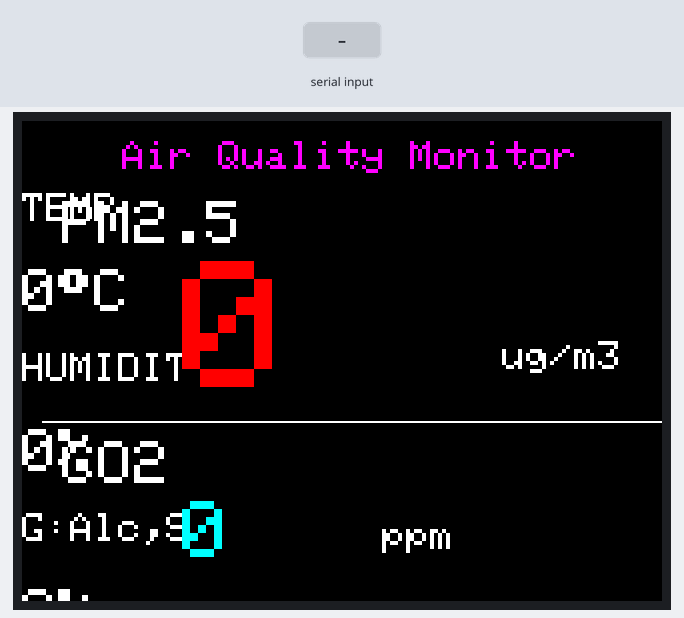
The sketch below on a simulated Arduino Uno, built with avr-gcc and run on an emulated ATmega328P. On the bench: 320×240 colour display. The inputs (shaded band) are chosen by the test bench.

Above: at 2.6 s.
2.7 s: "90,45,200\n" received over Serial
At 4.9 s:
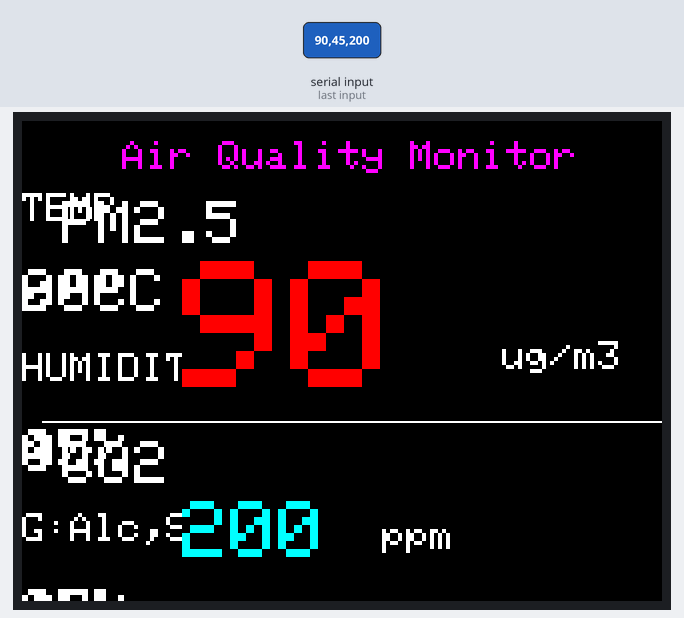
5.5 s: "CO2: \n" received over Serial
At 6.4 s:
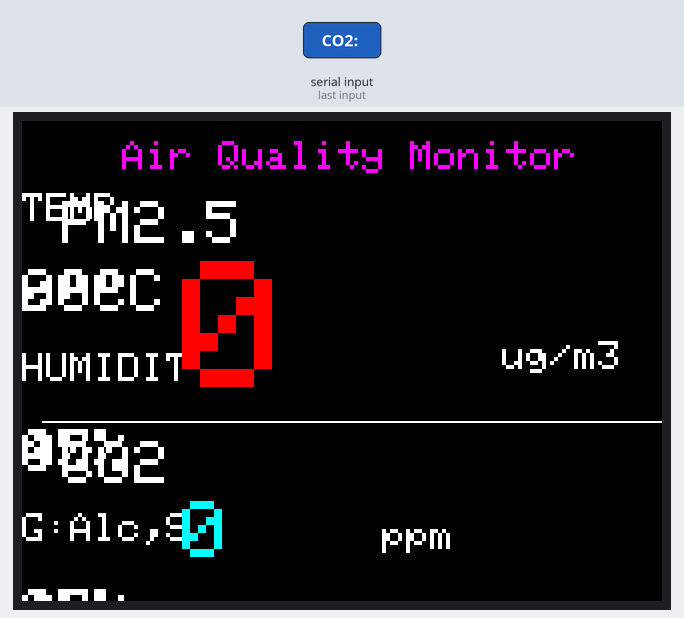
Timing chart, 0 to 8.5 s (numbered marks = the images above; inputs shaded):
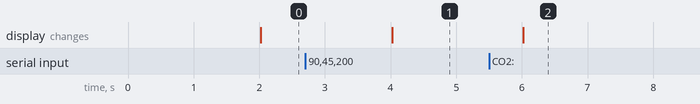

The sketch:

Air_Monitor_Display_AVR_V3.ino
```cpp
#include <MCUFRIEND_kbv.h>
#include <Adafruit_GFX.h>

MCUFRIEND_kbv tft;

#define BLACK 0x0000
#define WHITE 0xFFFF
#define RED 0xF800
#define GREEN 0x07E0
#define CYAN 0x07FF
#define YELLOW 0xFFE0
#define ORANGE 0xFD20
#define MAGENTA 0xF81F

int pm25Value;  // Initial PM2.5 value
int co2Value;        // Initial CO2 value
int temperature;     // Initial temperature
int humidity;        // Initial humidity
int gasValue;   // Initial gas value

void setup() {
  Serial.begin(9600);
  uint16_t ID = tft.readID();
  if (ID == 0xD3D3) ID = 0x9486;  // Adjust ID for compatibility
  tft.begin(ID);
  tft.setRotation(1);  // Landscape mode for 480x320
  drawUI();
}

void drawLine(int x, int y, int length, bool horizontal) {
  if (horizontal) tft.drawFastHLine(x, y, length, WHITE);
  else tft.drawFastVLine(x, y, length, WHITE);
}

void drawText(int x, int y, int size, uint16_t color, const char* text) {
  tft.setTextColor(color);
  tft.setTextSize(size);
  tft.setCursor(x, y);
  tft.print(text);
}

void drawUI() {
  tft.fillScreen(BLACK);

  // Draw dividing lines
  drawLine(10, 150, 310, true);
  drawLine(320, 85, 460, true);
  drawLine(320, 170, 460, true);
  drawLine(320, 10, 240, false);
  drawLine(10, 250, 480, true);

  drawText(50, 10, 2, MAGENTA, "Air Quality Monitor");

  // PM2.5 Value
  drawText(20, 40, 3, WHITE, "PM2.5");
  drawText(80, 70, 9, RED, String(pm25Value).c_str());
  drawText(240, 110, 2, WHITE, "ug/m3");

  // CO2 Value
  drawText(20, 160, 3, WHITE, "CO2");
  drawText(80, 190, 4, CYAN, String(co2Value).c_str());
  drawText(180, 200, 2, WHITE, "ppm");
  // Temperature and Humidity
  drawText(340, 20, 2, WHITE, "TEMP");
  drawText(340, 50, 3, WHITE, (String(temperature) + (char)247 + "C").c_str());
  drawText(340, 100, 2, WHITE, "HUMIDITY");
  drawText(340, 130, 3, WHITE, (String(humidity) + "%").c_str());
  drawText(340, 180, 2, WHITE, "G:Alc,Smoke");
  drawText(340, 210, 3, WHITE, (String(gasValue) + "%").c_str());

  // AQI Scale
  drawText(20, 260, 2, WHITE, "AQI");

  // AQI Color Bar
  int aqiColors[] = { GREEN, YELLOW, ORANGE, RED, MAGENTA };
  for (int i = 0; i < 5; i++) {
    tft.fillRect(80 + (i * 60), 260, 60, 20, aqiColors[i]);
  }

  // AQI Indicator
  updateAQIIndicator(pm25Value);

  // Battery Icon
  tft.drawRect(410, 10, 40, 20, WHITE);
  tft.fillRect(450, 14, 5, 12, WHITE);
  tft.fillRect(413, 13, 34, 14, GREEN);
}

void clearTextArea(int x, int y, int width, int height) {
  tft.fillRect(x, y, width, height, BLACK);
}

void updateValues() {
  clearTextArea(80, 70, 155, 70);                       // Clear larger PM2.5 value area
  drawText(80, 70, 9, RED, String(pm25Value).c_str());  // Redraw PM2.5 value

  clearTextArea(80, 190, 100, 30);  // Clear CO2 value area
  drawText(80, 190, 4, CYAN, String(co2Value).c_str());

  clearTextArea(340, 50, 60, 30);  // Clear Temperature area
  drawText(340, 50, 3, WHITE, (String(temperature) + (char)247 + "C").c_str());

  clearTextArea(340, 130, 40, 30);  // Clear Humidity area
  drawText(340, 130, 3, WHITE, (String(humidity) + "%").c_str());

  clearTextArea(340, 210, 40, 30);  // Clear Gas value area
  drawText(340, 210, 3, WHITE, (String(gasValue) + "%").c_str());

  updateAQIIndicator(pm25Value);  // Update the AQI indicator based on new PM2.5 value
}

void updateAQIIndicator(int pm25) {
  // Clear previous indicator position
  tft.fillRect(100, 285, 260, 30, BLACK);  // Clear the entire area where the triangle will be drawn

  // Set the new position based on the PM2.5 value
  if (pm25 >= 0 && pm25 <= 50) {
    tft.fillTriangle(110, 285, 100, 305, 120, 305, WHITE);  // Green area
  } else if (pm25 >= 51 && pm25 <= 100) {
    tft.fillTriangle(170, 285, 160, 305, 180, 305, WHITE);  // Yellow area
  } else if (pm25 >= 101 && pm25 <= 150) {
    tft.fillTriangle(230, 285, 220, 305, 240, 305, WHITE);  // Orange area
  } else if (pm25 >= 151 && pm25 <= 200) {
    tft.fillTriangle(290, 285, 280, 305, 300, 305, WHITE);  // Red area
  } else {
    tft.fillTriangle(350, 285, 340, 305, 360, 305, WHITE);  // Magenta area
  }
}

void loop() {
  static unsigned long lastUpdate = 0;
  if (millis() - lastUpdate > 2000) {  // Update every 2 seconds
    lastUpdate = millis();

    // Simulate new sensor values
    // pm25Value = random(50, 250);  // Simulated range from 50 to 250 for testing
    // // co2Value = random(80, 150);
    // // temperature = random(20, 30);
    // // humidity = random(40, 60);
    // gasValue = random(40, 60);

    if (Serial.available()) {
      // Read the incoming data as a string until a newline character
      String incomingData = Serial.readStringUntil('\n');

      // Split the data into individual values
      int firstCommaIndex = incomingData.indexOf(',');
      int secondCommaIndex = incomingData.indexOf(',', firstCommaIndex + 1);
      int thirdCommaIndex = incomingData.indexOf(',', secondCommaIndex + 1);
      int fourthCommaIndex = incomingData.indexOf(',', thirdCommaIndex + 1);

      // Extract each value using substrings and convert to int
      temperature = incomingData.substring(0, firstCommaIndex).toInt();
      humidity = incomingData.substring(firstCommaIndex + 1, secondCommaIndex).toInt();
      co2Value = incomingData.substring(secondCommaIndex + 1, thirdCommaIndex).toInt();
      pm25Value = incomingData.substring(thirdCommaIndex + 1, fourthCommaIndex).toInt();
      gasValue = incomingData.substring(fourthCommaIndex + 1).toInt();

      // Print the extracted values as integers
      // Serial.print("Temperature: ");
      // Serial.println(temperature);
      // Serial.print("Humidity: ");
      // Serial.println(humidity);
      // Serial.print("CO2: ");
      // Serial.println(co2);
      // Serial.print("PM2.5: ");
      // Serial.println(pm25);
      // Serial.print("Gas: ");
      // Serial.println(gas);
    }

    updateValues();  // Update only the values that changed
  }
}
```

Measured:
- after the input at 2.7 s, the display: changes after 1.3 s (image 1)
- after the input at 5.5 s, the display: changes after 0.52 s (image 2)
